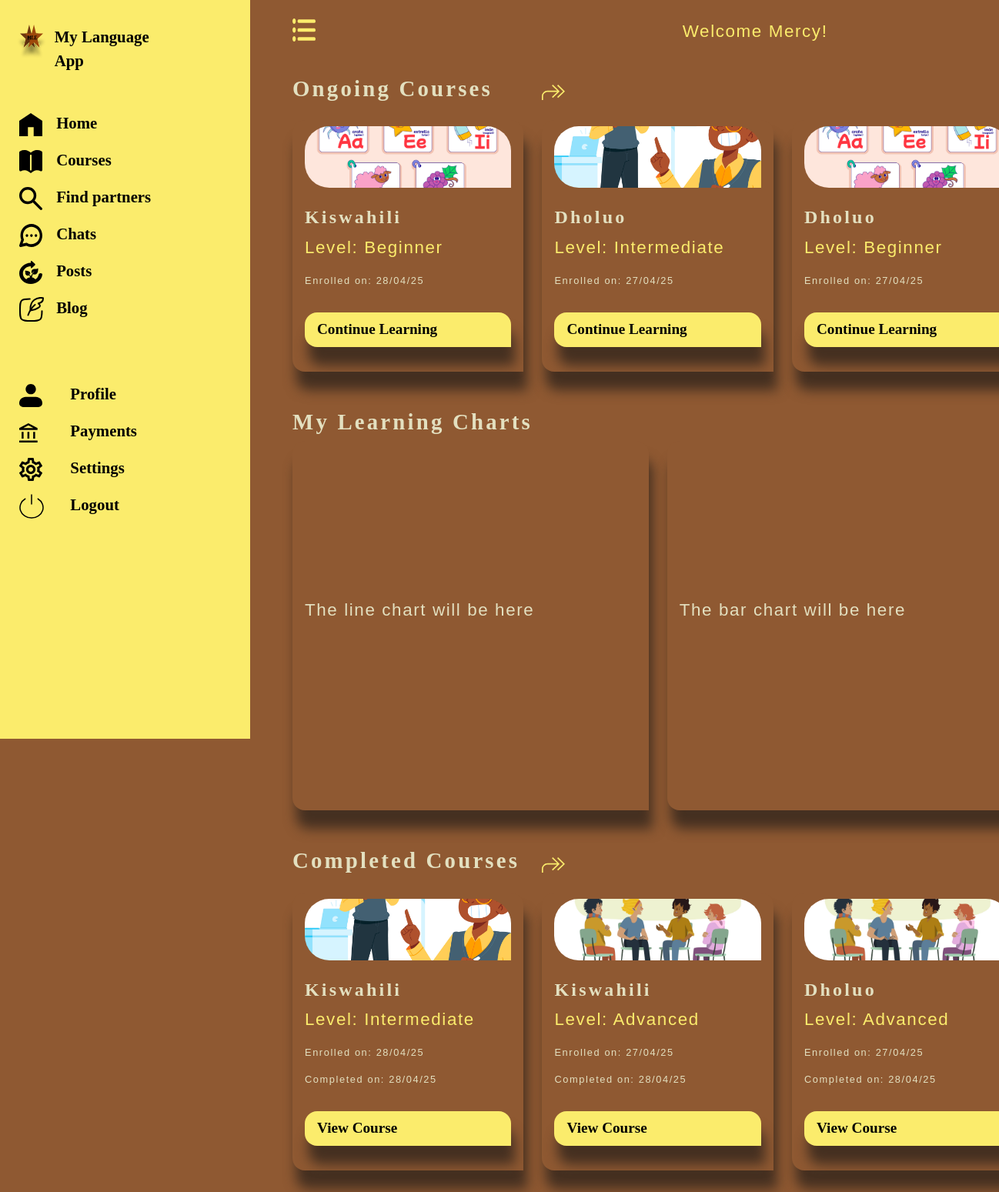
Page /dashboard/ (signed in) on the earlier database version.
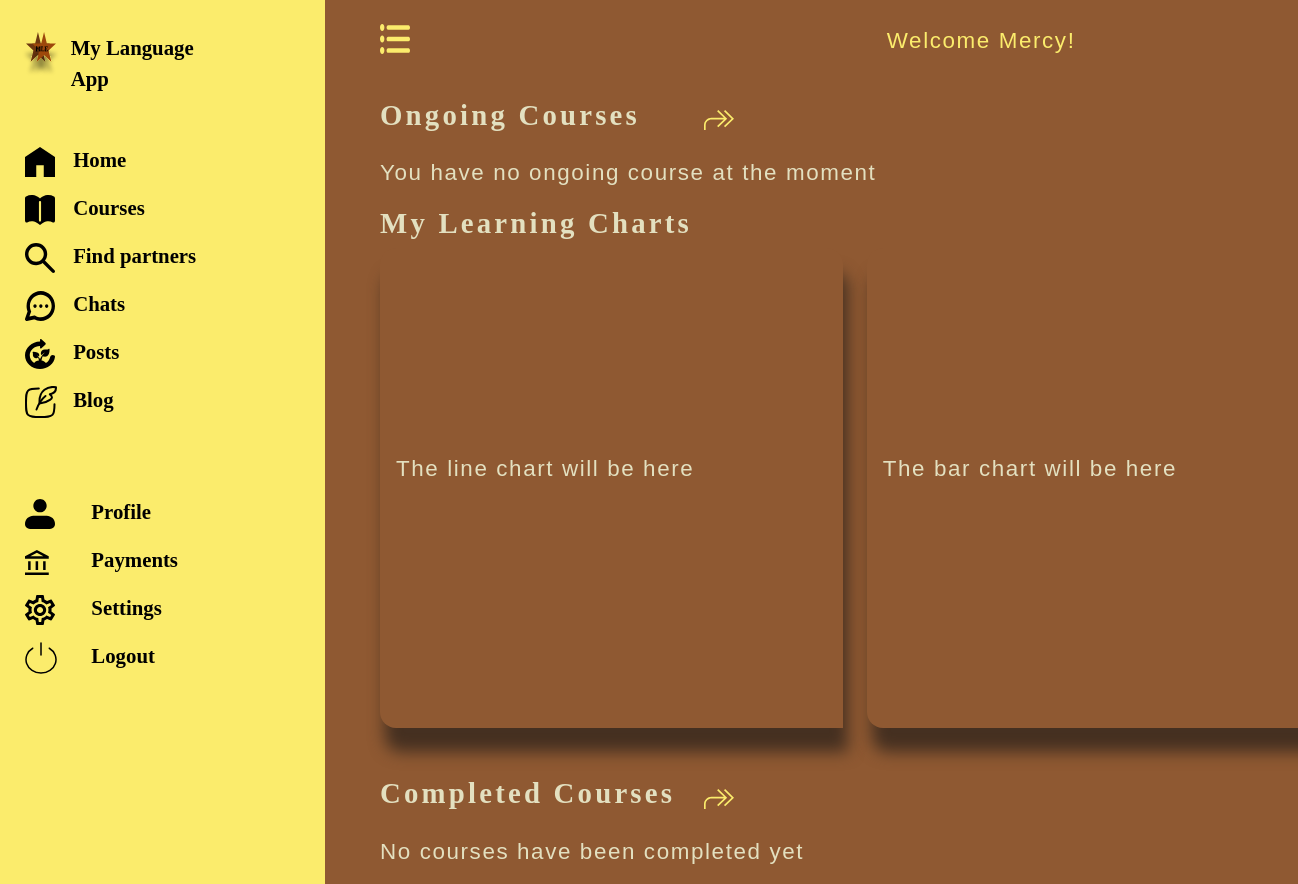
Same page on the later database version.
### lang_app/models.py (models this page shows, shortened)
class EnrolledCourses(models.Model):
    course_name=models.ForeignKey(Course,on_delete=models.CASCADE, related_name='courses')
    course_level =models.CharField(choices=LEVEL_CHOICES, max_length=255, default='beginner')
    student=models.ForeignKey(MyUser,on_delete=models.CASCADE, related_name='students')
    enrolment_date=models.DateTimeField(auto_now_add=True)
    is_enrolled=models.BooleanField(default=False)
    is_completed=models.BooleanField(default=False)
    completion_date=models.DateTimeField(blank=True, null=True)
    slug = AutoSlugField(populate_from=enroll_slug_populate, unique=True, always_update=False, editable=False)
    class Meta:
        unique_together = ('student', 'course_name', 'course_level')

class Course(models.Model):
    course_name=models.CharField(max_length=255)
    course_level=models.CharField(choices=LEVEL_CHOICES, max_length=255, default='beginner')
    instructor_name=models.CharField(max_length=255)
    difficulty = models.IntegerField(choices=DIFFICULTY_CHOICES, default=1)
    slug = AutoSlugField(populate_from=course_slug_populate, unique=True, always_update=False, editable=False)
    class Meta:
        ordering = ['course_name','difficulty']

### lang_app/views.py (the view)
# urls.py: path('dashboard/', views.main_dashboard, name='dashboard'),
@login_required
def main_dashboard(request):
    enrolled_courses=EnrolledCourses.objects.filter(student=request.user,is_completed=False).order_by('-enrolment_date')[:3]
    completed_courses = EnrolledCourses.objects.filter(student=request.user,is_completed=True).order_by('-enrolment_date')[:3]
    context={"enrolled_courses":enrolled_courses, "completed_courses":completed_courses}
    return render(request, 'main-dashboard.html', context)

### lang_app/templates/main-dashboard.html
{% extends 'dashboard-base.html' %}
{% load static %}
 {% block welcome %}
 <p class="a-link text-right">Welcome {{ user.last_name|capfirst }}!</p>
{% endblock %}
{% block content %}
    <section>
    <a href="{% url 'ongoing-courses' %}">
        <div class="row align-items-center mb-3">
            <h3 class="col-md-4">Ongoing Courses</h3>
            <div class="col-md-1">
                 <img src="{% static 'images/more-btn.svg' %}" alt="view-all-ongoing-courses" class="img-fluid">
            </div>
        </div>
    </a>
    <div class="row mt-1 blogs">
    {% for enrolled in enrolled_courses %}
    <div class="col-md-4 justify-content-between mb-5">
    <div class="course-items">
        {% if enrolled.course_level == 'beginner' %}
             <img src="{% static 'images/beginner-level.jpg' %}" alt="course-image" class="img-fluid course-image">
        {% elif enrolled.course_level == 'intermediate' %}
             <img src="{% static 'images/intermediate-level.jpg' %}" alt="course-image" class="img-fluid course-image">
        {% elif enrolled.course_level == 'advanced' %}
             <img src="{% static 'images/advanced-level.jpg' %}" alt="course-image" class="img-fluid course-image">
        {% endif %}
          <h2 class="mt-4">{{ enrolled.course_name.course_name|capfirst }}</h2>
          <p class="a-link">Level: {{ enrolled.course_level|capfirst }}</p>
          <p class="small-date">Enrolled on: {{ enrolled.enrolment_date|date:'d/m/y' }}</p>
          <a href="{% url 'course-modules' enrolled.slug %}" class="sign-in-btn-new mt-3">Continue Learning</a>
    </div>
        </div>
        {% empty %}
        <p>You have no ongoing course at the moment</p>
    {% endfor %}
    </div>
     <h3 class="col-md-4">My Learning Charts</h3>
    <div class="row mt-1 blogs">
    <div class="col-md-6 justify-content-between mb-5">
    <div class="course-items charts">
       <p>The line chart will be here</p>
    </div>
    </div>
     <div class="col-md-6 justify-content-between mb-5">
    <div class="course-items charts">
       <p>The bar chart will be here</p>
    </div>
    </div>
    </div>
<a href="{% url 'completed-courses' %}">
        <div class="row align-items-center mb-3">
            <h3 class="col-md-4">Completed Courses</h3>
           <div class="col-md-1">
                 <img src="{% static 'images/more-btn.svg' %}" alt="view-all-ongoing-courses" class="img-fluid">
            </div>
        </div>
    </a>
    <div class="row mt-1 blogs">
    {% for enrolled in completed_courses %}
    <div class="col-md-4 justify-content-between mb-5">
    <div class="course-items">
        {% if enrolled.course_level == 'beginner' %}
             <img src="{% static 'images/beginner-level.jpg' %}" alt="course-image" class="img-fluid course-image">
        {% elif enrolled.course_level == 'intermediate' %}
             <img src="{% static 'images/intermediate-level.jpg' %}" alt="course-image" class="img-fluid course-image">
        {% elif enrolled.course_level == 'advanced' %}
             <img src="{% static 'images/advanced-level.jpg' %}" alt="course-image" class="img-fluid course-image">
        {% endif %}
          <h2 class="mt-4">{{ enrolled.course_name.course_name|capfirst }}</h2>
          <p class="a-link">Level: {{ enrolled.course_level|capfirst }}</p>
          <p class="small-date">Enrolled on: {{ enrolled.enrolment_date|date:'d/m/y' }}</p>
          <p class="small-date">Completed on: {{ enrolled.completion_date|date:'d/m/y' }}</p>
          <a href="{% url 'course-modules' enrolled.slug %}" class="sign-in-btn-new mt-3">View Course</a>
    </div>
        </div>
        {% empty %}
        <p>No courses have been completed yet</p>
    {% endfor %}
    </div>
    </section>
{% endblock %}

Differences in the rows shown:
removed EnrolledCourses: course_name.course_name "Kiswahili", course_level "Beginner", enrolment_date "28/04/25", shown under "Ongoing Courses"
removed EnrolledCourses: course_name.course_name "Dholuo", course_level "Intermediate", enrolment_date "27/04/25", shown under "Ongoing Courses"
removed EnrolledCourses: course_name.course_name "Dholuo", course_level "Beginner", enrolment_date "27/04/25", shown under "Ongoing Courses"
removed EnrolledCourses: course_name.course_name "Kiswahili", course_level "Intermediate", enrolment_date "28/04/25", completion_date "28/04/25", shown under "Completed Courses"
removed EnrolledCourses: course_name.course_name "Kiswahili", course_level "Advanced", enrolment_date "27/04/25", completion_date "28/04/25", shown under "Completed Courses"
removed EnrolledCourses: course_name.course_name "Dholuo", course_level "Advanced", enrolment_date "27/04/25", completion_date "28/04/25", shown under "Completed Courses"
Other differences:
text now shown: "You have no ongoing course at the moment No courses have been completed yet"
